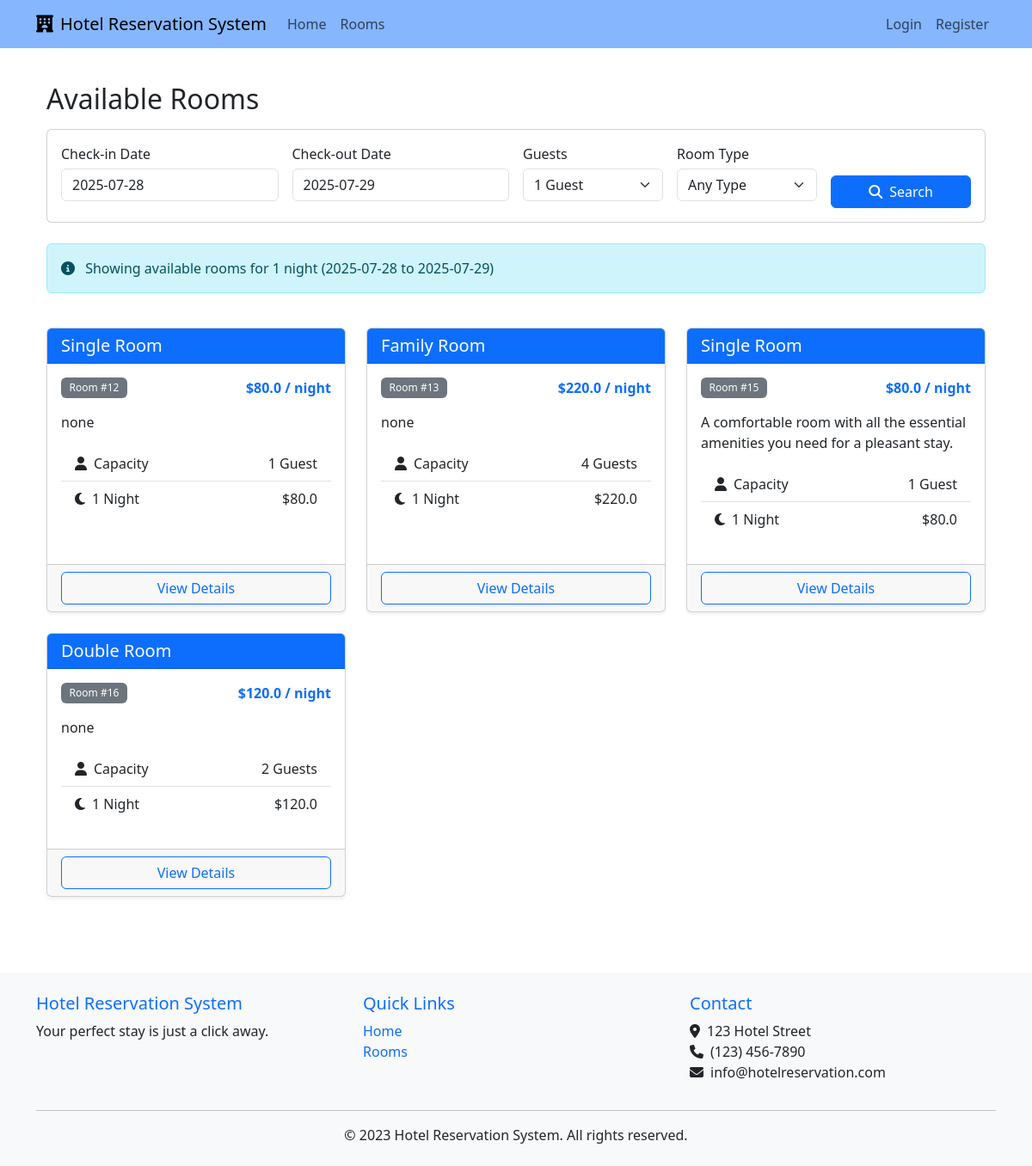
Screenshot of /rooms/search with the database file from the repository.
### models.py (models this page shows, shortened)
class Room(db.Model):
    __tablename__ = 'rooms'
    id = db.Column(db.Integer, primary_key=True)
    room_number = db.Column(db.String(10), unique=True, nullable=False)
    room_type = db.Column(db.String(50), nullable=False)  # Single, Double, Suite, etc.
    description = db.Column(db.Text, nullable=True)
    price_per_night = db.Column(db.Float, nullable=False)
    capacity = db.Column(db.Integer, nullable=False)  # Number of guests
    status = db.Column(db.String(20), default='available')  # available, occupied, maintenance
    created_at = db.Column(db.DateTime, default=datetime.utcnow)
    updated_at = db.Column(db.DateTime, default=datetime.utcnow, onupdate=datetime.utcnow)
    reservations = db.relationship('Reservation', backref='room', lazy=True)

### routes/customer_routes.py (the view, shortened to what this page needs)
@customer_bp.route('/rooms/search', methods=['GET', 'POST'])
def room_search():
    search = session.get('search', {
        'check_in': get_today().strftime('%Y-%m-%d'),
        'check_out': get_tomorrow().strftime('%Y-%m-%d'),
        'guests': 1,
        'room_type': ''
    })
    check_in_date = str_to_date(search.get('check_in'))
    check_out_date = str_to_date(search.get('check_out'))
    num_guests = int(search.get('guests', 1))
    room_type = search.get('room_type', '')
    if not check_in_date or not check_out_date:
        flash('Please select valid dates', 'warning')
        return redirect(url_for('customer.index'))
    if check_in_date >= check_out_date:
        flash('Check-out date must be after check-in date', 'warning')
        return redirect(url_for('customer.index'))
    if check_in_date < get_today():
        flash('Check-in date cannot be in the past', 'warning')
        return redirect(url_for('customer.index'))
    available_rooms = get_available_rooms(check_in_date, check_out_date, num_guests, room_type if room_type else None)
    room_types = db.session.query(Room.room_type).distinct().all()
    room_types = [r[0] for r in room_types]
    nights = calculate_nights(check_in_date, check_out_date)
    return render_template('customer/room_search.html',
                          rooms=available_rooms,
                          room_types=room_types,
                          search=search,
                          nights=nights)

### utils/date_utils.py (called while the page is built)
def str_to_date(date_str, format_str='%Y-%m-%d'):
    if not date_str:
        return None
    try:
        return datetime.strptime(date_str, format_str).date()
    except ValueError:
        return None

def calculate_nights(check_in_date, check_out_date):
    if isinstance(check_in_date, str):
        check_in_date = str_to_date(check_in_date)
    if isinstance(check_out_date, str):
        check_out_date = str_to_date(check_out_date)
    if not check_in_date or not check_out_date:
        return 0
    delta = check_out_date - check_in_date
    return delta.days

def get_today():
    return date.today()

def get_tomorrow():
    return date.today() + timedelta(days=1)

### templates/customer/room_search.html (shortened to what this page needs)
{% extends 'base.html' %}
{% block content %}
<div class="container">
    <div class="row mb-4">
        <div class="col-12">
            <h2 class="mb-3">Available Rooms</h2>
            <div class="card mb-4">
                <div class="card-body">
                    <form action="{{ url_for('customer.room_search') }}" method="post" class="row g-3">
                        <div class="col-md-3">
                            <label for="check_in" class="form-label">Check-in Date</label>
                            <input type="text" class="form-control datepicker" id="check_in" name="check_in" value="{{ search.check_in }}" required>
                        </div>
                        <div class="col-md-3">
                            <label for="check_out" class="form-label">Check-out Date</label>
                            <input type="text" class="form-control datepicker" id="check_out" name="check_out" value="{{ search.check_out }}" required>
                        </div>
                        <div class="col-md-2">
                            <label for="guests" class="form-label">Guests</label>
                            <select class="form-select" id="guests" name="guests" required>
                                {% for i in range(1, 6) %}
                                <option value="{{ i }}" {% if search.guests|int == i %}selected{% endif %}>{{ i }} Guest{% if i > 1 %}s{% endif %}</option>
                                {% endfor %}
                            </select>
                        </div>
                        <div class="col-md-2">
                            <label for="room_type" class="form-label">Room Type</label>
                            <select class="form-select" id="room_type" name="room_type">
                                <option value="">Any Type</option>
                            </select>
                        </div>
                        <div class="col-md-2 d-flex align-items-end">
                            <button type="submit" class="btn btn-primary w-100">
                                <i class="fas fa-search me-2"></i>Search
                            </button>
                        </div>
                    </form>
                </div>
            </div>
            <div class="alert alert-info">
                <i class="fas fa-info-circle me-2"></i>
                Showing available rooms for {{ nights }} night{% if nights > 1 %}s{% endif %}
                ({{ search.check_in }} to {{ search.check_out }})
            </div>
        </div>
    </div>
    {% if rooms %}
        <div class="row">
            {% for room in rooms %}
                <div class="col-md-6 col-lg-4 mb-4">
                    <div class="card h-100 shadow-sm">
                        <div class="card-header bg-primary text-white">
                            <h5 class="mb-0">{{ room.room_type }} Room</h5>
                        </div>
                        <div class="card-body">
                            <div class="d-flex justify-content-between align-items-center mb-3">
                                <span class="badge bg-secondary">Room #{{ room.room_number }}</span>
                                <span class="text-primary fw-bold">${{ room.price_per_night }} / night</span>
                            </div>
                            <p class="card-text">{{ room.description or 'A comfortable room with all the essential amenities you need for a pleasant stay.' }}</p>
                            <ul class="list-group list-group-flush mb-3">
                                <li class="list-group-item d-flex justify-content-between">
                                    <span><i class="fas fa-user me-2"></i>Capacity</span>
                                    <span>{{ room.capacity }} Guest{% if room.capacity > 1 %}s{% endif %}</span>
                                </li>
                                <li class="list-group-item d-flex justify-content-between">
                                    <span><i class="fas fa-moon me-2"></i>{{ nights }} Night{% if nights > 1 %}s{% endif %}</span>
                                    <span>${{ (room.price_per_night * nights)|round(2) }}</span>
                                </li>
                            </ul>
                        </div>
                        <div class="card-footer">
                            <a href="{{ url_for('customer.room_detail', room_id=room.id) }}" class="btn btn-outline-primary w-100">View Details</a>
                        </div>
                    </div>
                </div>
            {% endfor %}
        </div>
    {% endif %}
</div>
{% endblock %}

### static/css/custom.css (style rules this page uses)
:root { --bs-body-color: #212529; --bs-body-bg: #ffffff; --bs-primary: #0d6efd; --bs-primary-rgb: 13, 110, 253; }
.badge { padding: 0.5em 0.8em; font-weight: 500; }
.card { transition: transform 0.2s ease, box-shadow 0.2s ease; }
.form-label { margin-bottom: 0.3rem; font-weight: 500; }
.form-control, .form-select { margin-bottom: 0.5rem; }
.alert { animation: fadeIn 0.5s; }

### rows the page displays
Room: room_type "Single", room_number "12", price_per_night "80.0", description "none", capacity "1", nights "1", (room.price_per_night*nights)|round(2) "80.0"
Room: room_type "Family", room_number "13", price_per_night "220.0", description "none", capacity "4", nights "1", (room.price_per_night*nights)|round(2) "220.0"
Room: room_type "Single", room_number "15", price_per_night "80.0", description "A comfortable room with all the essential amenities you need for a pleasant stay.", capacity "1", (room.price_per_night*nights)|round(2) "80.0"
Room: room_type "Double", room_number "16", price_per_night "120.0", description "none", capacity "2", nights "1", (room.price_per_night*nights)|round(2) "120.0"

### other values shown
{{ nights }} "1"
{{ search.check_in }} "2025-07-28"
{{ search.check_out }} "2025-07-29"
form field guests "1 Guest"
